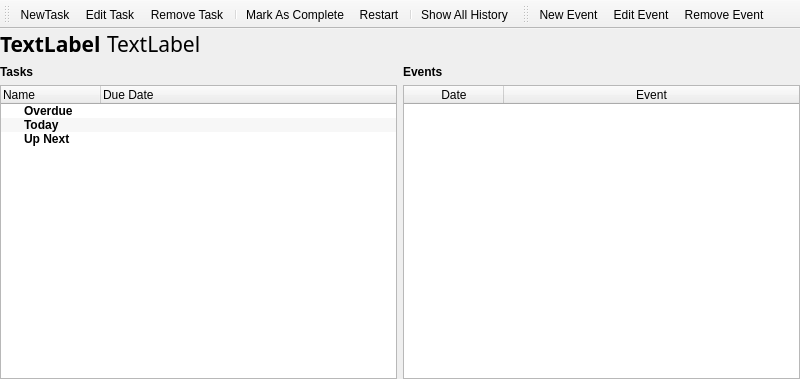
<?xml version="1.0" encoding="UTF-8"?>
<ui version="4.0">
 <class>MdiProject</class>
 <widget class="QMainWindow" name="MdiProject">
  <property name="geometry">
   <rect>
    <x>0</x>
    <y>0</y>
    <width>800</width>
    <height>379</height>
   </rect>
  </property>
  <property name="windowTitle">
   <string>MainWindow</string>
  </property>
  <widget class="QWidget" name="centralwidget">
   <layout class="QVBoxLayout" name="verticalLayout_3">
    <property name="leftMargin">
     <number>0</number>
    </property>
    <property name="topMargin">
     <number>0</number>
    </property>
    <property name="rightMargin">
     <number>0</number>
    </property>
    <property name="bottomMargin">
     <number>0</number>
    </property>
    <item>
     <layout class="QHBoxLayout" name="horizontalLayout">
      <item>
       <widget class="QLabel" name="labelCollectionName">
        <property name="sizePolicy">
         <sizepolicy hsizetype="Fixed" vsizetype="Preferred">
          <horstretch>0</horstretch>
          <verstretch>0</verstretch>
         </sizepolicy>
        </property>
        <property name="font">
         <font>
          <family>Oswald</family>
          <pointsize>16</pointsize>
          <weight>75</weight>
          <bold>true</bold>
         </font>
        </property>
        <property name="styleSheet">
         <string notr="true">font-family: &quot;Oswald&quot;; font-size:16pt; font-weight: bold</string>
        </property>
        <property name="text">
         <string>TextLabel</string>
        </property>
       </widget>
      </item>
      <item>
       <widget class="QLabel" name="labelProjectName">
        <property name="font">
         <font>
          <family>Oswald</family>
          <pointsize>16</pointsize>
         </font>
        </property>
        <property name="styleSheet">
         <string notr="true">font-family: &quot;Oswald&quot;;font-size: 16pt</string>
        </property>
        <property name="text">
         <string>TextLabel</string>
        </property>
       </widget>
      </item>
     </layout>
    </item>
    <item>
     <layout class="QHBoxLayout" name="horizontalLayout_2">
      <item>
       <layout class="QVBoxLayout" name="verticalLayout">
        <item>
         <widget class="QLabel" name="label">
          <property name="styleSheet">
           <string notr="true">font-weight:bold</string>
          </property>
          <property name="text">
           <string>Tasks</string>
          </property>
         </widget>
        </item>
        <item>
         <widget class="QTreeWidget" name="treeWidget">
          <property name="contextMenuPolicy">
           <enum>Qt::CustomContextMenu</enum>
          </property>
          <property name="alternatingRowColors">
           <bool>true</bool>
          </property>
          <column>
           <property name="text">
            <string>Name</string>
           </property>
          </column>
          <column>
           <property name="text">
            <string>Due Date</string>
           </property>
          </column>
          <item>
           <property name="text">
            <string>Overdue</string>
           </property>
           <property name="font">
            <font>
             <weight>75</weight>
             <bold>true</bold>
            </font>
           </property>
           <property name="icon">
            <iconset resource="../icons.qrc">
             <normaloff>:/png/icons/calendar--exclamation.png</normaloff>:/png/icons/calendar--exclamation.png</iconset>
           </property>
           <property name="text">
            <string/>
           </property>
          </item>
          <item>
           <property name="text">
            <string>Today</string>
           </property>
           <property name="font">
            <font>
             <weight>75</weight>
             <bold>true</bold>
            </font>
           </property>
           <property name="icon">
            <iconset resource="../icons.qrc">
             <normaloff>:/png/icons/calendar.png</normaloff>:/png/icons/calendar.png</iconset>
           </property>
          </item>
          <item>
           <property name="text">
            <string>Up Next</string>
           </property>
           <property name="font">
            <font>
             <weight>75</weight>
             <bold>true</bold>
            </font>
           </property>
           <property name="icon">
            <iconset resource="../icons.qrc">
             <normaloff>:/png/icons/calendar--arrow.png</normaloff>:/png/icons/calendar--arrow.png</iconset>
           </property>
           <property name="text">
            <string/>
           </property>
          </item>
         </widget>
        </item>
       </layout>
      </item>
      <item>
       <layout class="QVBoxLayout" name="verticalLayout_2">
        <item>
         <widget class="QLabel" name="label_2">
          <property name="styleSheet">
           <string notr="true">font-weight:bold</string>
          </property>
          <property name="text">
           <string>Events</string>
          </property>
         </widget>
        </item>
        <item>
         <widget class="QTableWidget" name="tableWidget">
          <property name="contextMenuPolicy">
           <enum>Qt::CustomContextMenu</enum>
          </property>
          <property name="alternatingRowColors">
           <bool>true</bool>
          </property>
          <property name="selectionMode">
           <enum>QAbstractItemView::SingleSelection</enum>
          </property>
          <property name="selectionBehavior">
           <enum>QAbstractItemView::SelectRows</enum>
          </property>
          <attribute name="horizontalHeaderStretchLastSection">
           <bool>true</bool>
          </attribute>
          <attribute name="verticalHeaderVisible">
           <bool>false</bool>
          </attribute>
          <column>
           <property name="text">
            <string>Date</string>
           </property>
          </column>
          <column>
           <property name="text">
            <string>Event</string>
           </property>
          </column>
         </widget>
        </item>
       </layout>
      </item>
     </layout>
    </item>
   </layout>
  </widget>
  <widget class="QToolBar" name="toolBar">
   <property name="windowTitle">
    <string>toolBar</string>
   </property>
   <property name="toolButtonStyle">
    <enum>Qt::ToolButtonTextBesideIcon</enum>
   </property>
   <property name="floatable">
    <bool>false</bool>
   </property>
   <attribute name="toolBarArea">
    <enum>TopToolBarArea</enum>
   </attribute>
   <attribute name="toolBarBreak">
    <bool>false</bool>
   </attribute>
   <addaction name="actionNewTask"/>
   <addaction name="actionEdit_Task"/>
   <addaction name="actionRemove_Task"/>
   <addaction name="separator"/>
   <addaction name="actionMark_As_Done"/>
   <addaction name="actionRestart"/>
   <addaction name="separator"/>
   <addaction name="actionShow_All_History"/>
  </widget>
  <widget class="QToolBar" name="toolBar_2">
   <property name="windowTitle">
    <string>toolBar_2</string>
   </property>
   <property name="toolButtonStyle">
    <enum>Qt::ToolButtonTextBesideIcon</enum>
   </property>
   <attribute name="toolBarArea">
    <enum>TopToolBarArea</enum>
   </attribute>
   <attribute name="toolBarBreak">
    <bool>false</bool>
   </attribute>
   <addaction name="actionNew_Event"/>
   <addaction name="actionEdit_Event"/>
   <addaction name="actionRemove_Event"/>
  </widget>
  <action name="actionNewTask">
   <property name="icon">
    <iconset resource="../icons.qrc">
     <normaloff>:/png/icons/document--plus.png</normaloff>:/png/icons/document--plus.png</iconset>
   </property>
   <property name="text">
    <string>NewTask</string>
   </property>
   <property name="shortcut">
    <string>Ctrl+N</string>
   </property>
  </action>
  <action name="actionEdit_Task">
   <property name="icon">
    <iconset resource="../icons.qrc">
     <normaloff>:/png/icons/document--pencil.png</normaloff>:/png/icons/document--pencil.png</iconset>
   </property>
   <property name="text">
    <string>Edit Task</string>
   </property>
   <property name="shortcut">
    <string>F2</string>
   </property>
  </action>
  <action name="actionRemove_Task">
   <property name="icon">
    <iconset resource="../icons.qrc">
     <normaloff>:/png/icons/document--minus.png</normaloff>:/png/icons/document--minus.png</iconset>
   </property>
   <property name="text">
    <string>Remove Task</string>
   </property>
   <property name="shortcut">
    <string>Del</string>
   </property>
  </action>
  <action name="actionMark_As_Done">
   <property name="icon">
    <iconset resource="../icons.qrc">
     <normaloff>:/png/icons/tick.png</normaloff>:/png/icons/tick.png</iconset>
   </property>
   <property name="text">
    <string>Mark As Complete</string>
   </property>
  </action>
  <action name="actionRestart">
   <property name="icon">
    <iconset resource="../icons.qrc">
     <normaloff>:/png/icons/clock--arrow.png</normaloff>:/png/icons/clock--arrow.png</iconset>
   </property>
   <property name="text">
    <string>Restart</string>
   </property>
  </action>
  <action name="actionShow_All_History">
   <property name="checkable">
    <bool>true</bool>
   </property>
   <property name="icon">
    <iconset resource="../icons.qrc">
     <normaloff>:/png/icons/clock-history.png</normaloff>:/png/icons/clock-history.png</iconset>
   </property>
   <property name="text">
    <string>Show All History</string>
   </property>
  </action>
  <action name="actionNew_Event">
   <property name="icon">
    <iconset resource="../icons.qrc">
     <normaloff>:/png/icons/calendar--plus.png</normaloff>:/png/icons/calendar--plus.png</iconset>
   </property>
   <property name="text">
    <string>New Event</string>
   </property>
  </action>
  <action name="actionEdit_Event">
   <property name="icon">
    <iconset resource="../icons.qrc">
     <normaloff>:/png/icons/calendar--pencil.png</normaloff>:/png/icons/calendar--pencil.png</iconset>
   </property>
   <property name="text">
    <string>Edit Event</string>
   </property>
  </action>
  <action name="actionRemove_Event">
   <property name="icon">
    <iconset resource="../icons.qrc">
     <normaloff>:/png/icons/calendar--minus.png</normaloff>:/png/icons/calendar--minus.png</iconset>
   </property>
   <property name="text">
    <string>Remove Event</string>
   </property>
  </action>
  <action name="actionConvertToEvent">
   <property name="icon">
    <iconset resource="../icons.qrc">
     <normaloff>:/png/icons/calendar-next.png</normaloff>:/png/icons/calendar-next.png</iconset>
   </property>
   <property name="text">
    <string>Convert To Event</string>
   </property>
  </action>
 </widget>
 <resources>
  <include location="../icons.qrc"/>
 </resources>
 <connections/>
</ui>
